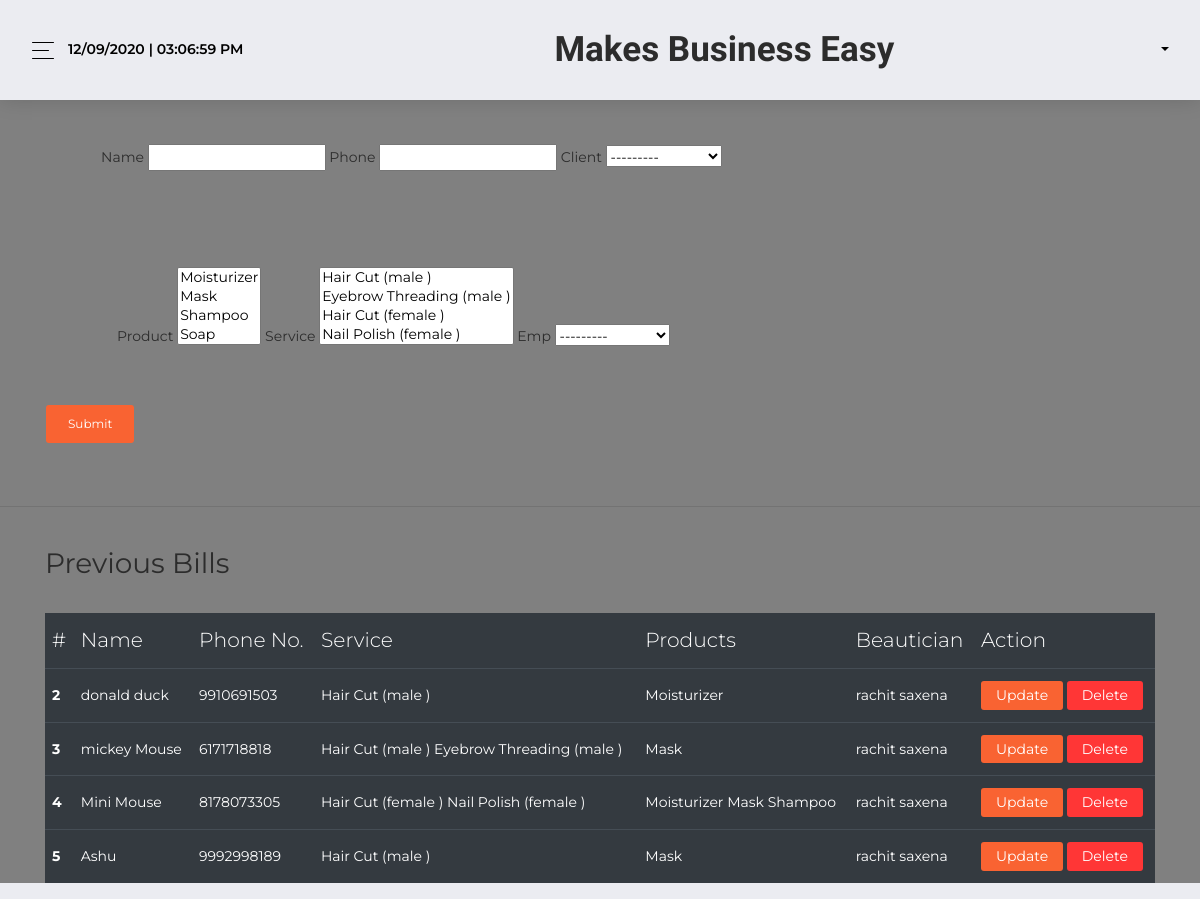
Page /serviceSlip on the committed database.
### basic/models.py (models this page shows, shortened)
class Slip(models.Model):
    name= models.CharField(max_length=100 , null=True , blank=True)
    phone = models.CharField(max_length=10 , null=True )
    client = models.ForeignKey(Client , on_delete = models.CASCADE  , null=True , blank=True)
    service = models.ManyToManyField(Service , default=None)
    product = models.ManyToManyField(Product , default = None)
    emp = models.ForeignKey(Employee , on_delete = models.CASCADE)
    time = models.TimeField(auto_now=True)

class Service(models.Model):
    name = models.CharField(max_length=100 , null=True ,blank=True)
    price = models.IntegerField(default=0)
    duration = models.IntegerField(default=0)
    mprice = models.IntegerField(default=0)
    gender = models.CharField(max_length=10 , choices=GENDER_TYPES , default='others')
    def __str__(self):
        return (self.name + ' (' + self.gender + ' )')

class Product(models.Model):
    name = models.CharField(max_length=100 ,null=True , blank=True )
    bprice = models.IntegerField(default=0 , null=True  , blank=True)
    sprice = models.IntegerField(default=0 , null= True , blank=True)
    category = models.ForeignKey(Category , on_delete= models.CASCADE)
    quantity = models.IntegerField(default=10)
    img = models.ImageField(null=True , blank=True)
    date = models.DateTimeField(auto_now_add=True)
    def __str__(self):
        return self.name

class Employee(models.Model):
    name= models.CharField(max_length=100 , null=True , blank=True)
    age = models.IntegerField(default=18 )
    category = models.ForeignKey(Category , on_delete=models.CASCADE)
    phone = models.CharField(max_length=10 , null=True , blank=True)
    email = models.EmailField(max_length=100 , null=True, blank=True)
    def __str__(self):
        return self.name

### basic/views.py (the view)
# urls.py: path('serviceSlip' , views.serviceSlip , name='serviceSlip'),
def serviceSlip(request):
    cli = Slip.objects.all()
    form = NewSlip()
    if request.method=='POST':
        form = NewSlip(request.POST)
        if form.is_valid():
            form.save()
            return redirect('serviceSlip')
        else :
            return render(request , 'basic/404.html')
    else :
        form = NewSlip()
    params = {
        'pro' : cli,
        'form' : form
    }
    return render(request , 'basic/forms/serviceSlip.html' , params)

### basic/forms.py
class NewSlip(ModelForm):
    class Meta:
        model = Slip
        fields = '__all__'

### basic/models.py (called while the page is built)
    def __str__(self):
        return self.name

### basic/templates/basic/forms/serviceSlip.html
{% extends 'basic/base.html' %}
{% block content %}
   <div class='container commonContainer py-3'>
    <h4>New Bill Slip:</h4>
      <form method='post'  class="form-inline"  action=''> {% csrf_token %}
            <div class='container px-2 m-5'>
            {{form.name.label}}
            {{form.name}}
            {{form.phone.label}}
            {{form.phone}}
            {{form.client.label}}
            {{form.client}}
            </div>
            <div class='container px-4 m-5'>
            {{form.product.label}}
            {{form.product}}
             {{form.service.label}}
            {{form.service}}
            {{form.emp.label}}
            {{form.emp}}
            </div>
            <button type="submit" value="Submit" class='btn btn-primary'>Submit</button>
        </form>
    </div>
    <br>
    <hr>
    <br>
    <div class='container'>
        <h3> Previous Bills </h3>
        <table class="table table-dark enquiryTable">
                  <thead>
                    <tr>
                      <th scope="col">#</th>
                      <th scope="col">Name</th>
                      <th scope="col">Phone No.</th>
                      <th scope="col">Service</th>
                      <th scope='col'>Products</th>
                      <th scope='col'>Beautician</th>
                      <th scope='col'>Action </th>
                    </tr>
                  </thead>
                  <tbody>
                  {% for i in pro %}
                    <tr>
                      <th scope="row">{{i.id}}</th>
                    {% if i.client %}
                      <td>{{i.client}}</td>
                      {% else %}
                      <td>{{i.name}}</td>
                      {% endif %}
                      <td>{{i.phone}}</td>
                      <td>
                      {% for j in i.service.all %}
                       {{j}}
                      {% endfor %}
                      </td>
                      <td>{% for a in i.product.all %}
                        {{a}}
                      {% endfor %}</td>
                      <td>{{i.emp}}</td>
                      <td>
                        <a class='btn btn-sm btn-primary' href="{% url 'updateSlip' i.id %}">Update </a>
                        <a class='btn btn-sm btn-danger' href="{% url 'deleteSlip' i.id %}">Delete </a>
                       </td>
                    </tr>
                    {% endfor %}
                  </tbody>
                </table>
    </div>
{% endblock content %}

### basic/templates/basic/base.html (shortened to what this page needs)
{% load static %}
<!DOCTYPE html>
<html lang="en">
<head>
<link href="https://kit-pro.fontawesome.com/releases/v5.15.1/css/pro.min.css" rel="stylesheet">
  <link href="{% static 'css/bootstrap.min.css' %}" rel="stylesheet" />
  <link href="{% static 'test.css' %}" rel="stylesheet" />
</head>
<body class="">
  <div class="wrapper ">
    <div class="main-panel" id="main-panel" >
      <nav class="navbar navbar-expand-lg  navbar-absolute mb-5" style=" min-height: 100px; background-color:#EBECF1;">
        <div class="container-fluid">
          <div class="navbar-wrapper">
            <div class="navbar-toggle">
              <button type="button" class="navbar-toggler" >
                <span class="navbar-toggler-bar bar1" style="background-color:black;" ></span>
                <span class="navbar-toggler-bar bar2"  style="background-color:black;"></span>
                <span class="navbar-toggler-bar bar3"  style="background-color:black;"></span>
              </button>
            </div>
            <strong><p id="clock" > </p></strong>
          </div>
            <h2 class='my-3 ml-5 mainQuote'  style="font-family: 'Rasa', serif , bold;">Makes Business Easy</i> </h2>
            <div class="inline">
             <div class="btn-group">
              <i type="button" class="fas fa-user-circle fa-lg fa-2x  dropdown-toggle" data-toggle="dropdown" aria-haspopup="true" aria-expanded="false">
              </i>
            </div>
        </div>
      </nav>
        <div class=""style="background-color: grey;"  >
        {% block content%}
        {% endblock content%}
  </div>
    </div>
  </div>
</body>
</html>

### basic/templates/basic/base.html (style rules this page uses)
.fa-user-circle { color: black; }
#clock { color:black; font-weight: 600; }
.mainQuote { font-weight: 600; }

### rows in the picture
Slip: id "2", name "donald duck", phone "9910691503", emp "rachit saxena"
Service: name+gender "Hair Cut (male )"
Product: name "Moisturizer"
Slip: id "3", name "mickey Mouse", phone "6171718818", emp "rachit saxena"
Service: name+gender "Eyebrow Threading (male )"
Product: name "Mask"
Slip: id "4", name "Mini Mouse", phone "8178073305", emp "rachit saxena"
Service: name+gender "Hair Cut (female )"
Service: name+gender "Nail Polish (female )"
Product: name "Shampoo"
Slip: id "5", name "Ashu", phone "9992998189", emp "rachit saxena"
